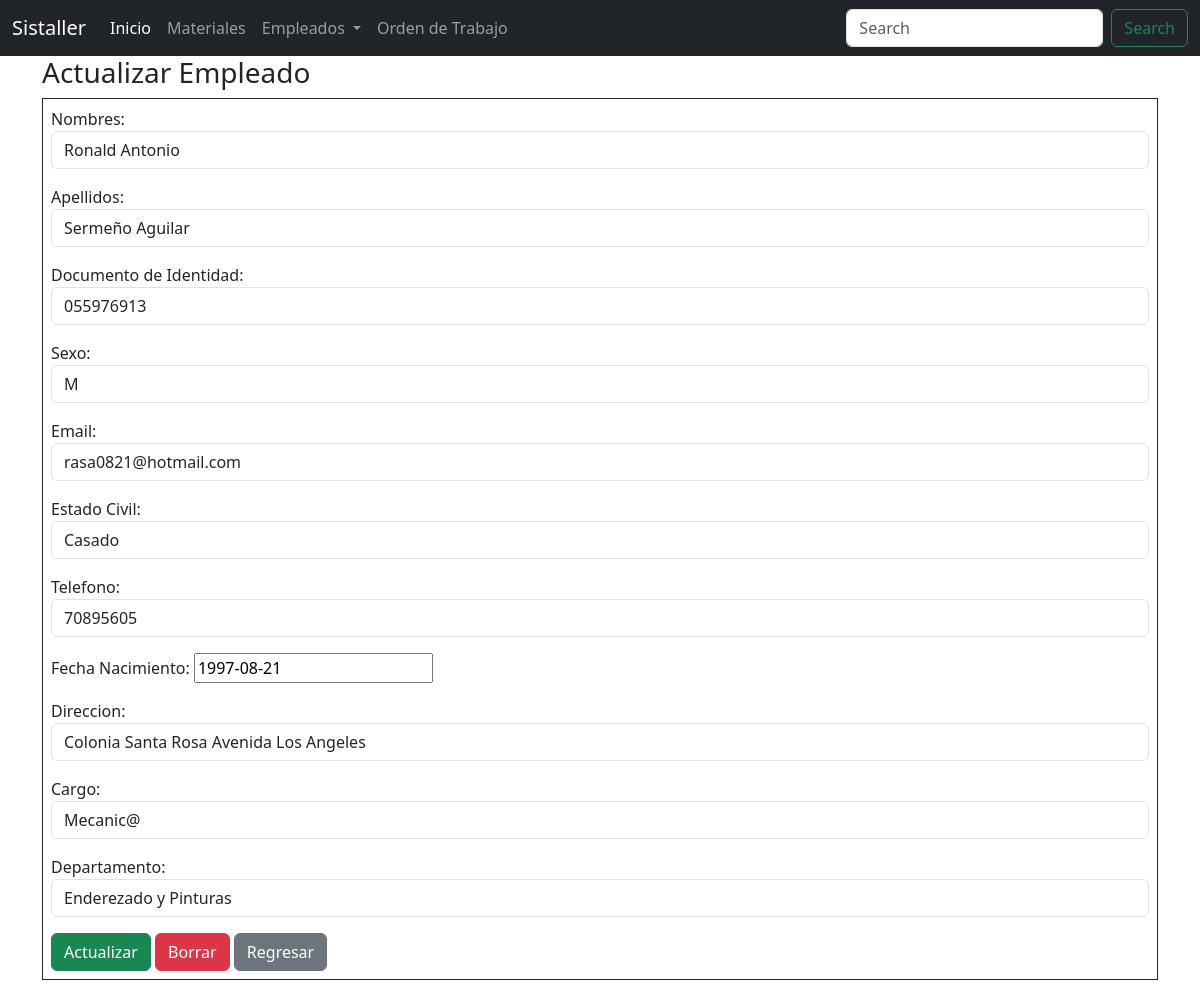
The page /empleados/editar_empleado/1 on the database as committed earlier.
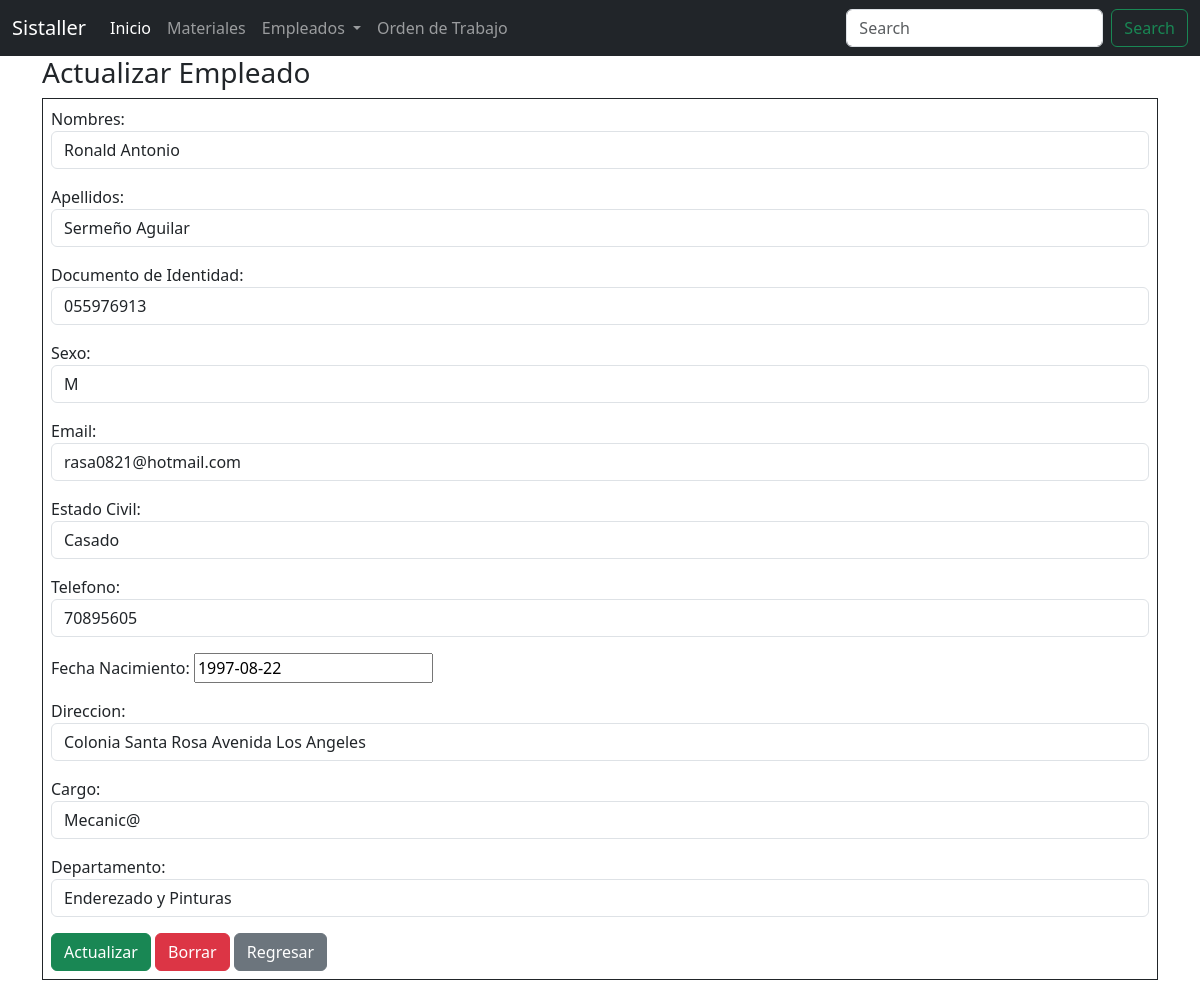
The same page on the database as committed later.
### Empleados/models.py (models this page shows, shortened)
class Empleado(models.Model):
    idempleado= models.AutoField(primary_key=True)
    nombre = models.CharField('Nombre',max_length=100, blank=False, null=False)
    apellidos = models.CharField('Apellidos', max_length=100, blank=False, null=False)
    dui = models.CharField('DUI', max_length=10, blank=False,null=False)
    sexo = models.CharField('Sexo', max_length=1, blank=False, null=False)
    email = models.CharField('email',max_length=100,blank=False, null=False)
    estadoCivil = models.CharField('estadoCivil', max_length=10, blank=False,null=False)
    telefono = models.CharField('Telefono', max_length=9 ,blank=False,null=False)
    fechaNaci = models.DateField('Fecha de Nacimiento',blank=False,null=False)
    direccion = models.TextField('Direccion',max_length=300, blank=False,null=False)
    id_cargo = models.ForeignKey(
        'Cargo', verbose_name='Cargo', on_delete=models.CASCADE, blank=False )
    id_departamento = models.ForeignKey(
        'Departamento', verbose_name='Departamento', on_delete=models.CASCADE, blank=False )
    class Meta:
        verbose_name='Empleado'
        verbose_name_plural= 'Empleados'
        ordering=['idempleado']

### Empleados/views.py (the view)
# urls.py: path('editar_empleado/<int:pk>',ActualizarEmpleado.as_view(), name='editar_empleado'),
class ActualizarEmpleado(UpdateView):
    model = Empleado
    template_name = 'empleado/editar_empleado.html'
    context_object_name = 'empleados'
    form_class = EmpleadoForm
    success_url = reverse_lazy('empleado:listar_empleado')

### Empleados/models.py (called while the page is built)
    def __str__(self):
        return self.nombre_cargo

    def __str__(self):
        return self.nombre_departamento

### templates/empleado/editar_empleado.html (shortened to what this page needs)
{% extends "index.html" %}
{% block content %}
<div class="container">
    <h3>Actualizar Empleado</h3>
        <form method="POST" class="border border-dark p-2 mb-2">
          {{form.as_p}}
          <div class="float-right">
            <button type="submit" class="btn btn-success">Actualizar</button>
            <button type="reset" class="btn btn-danger">Borrar</button>
            <a href="{% url 'empleado:listar_empleado'%}" class="btn btn-secondary">Regresar</a>
          </div>
        </form>
      </div>
{% endblock %}

Rows that differ between the two databases and show on the page:
changed Empleado "Ronald Antonio": fechaNaci "1997-08-21" → "1997-08-22"
